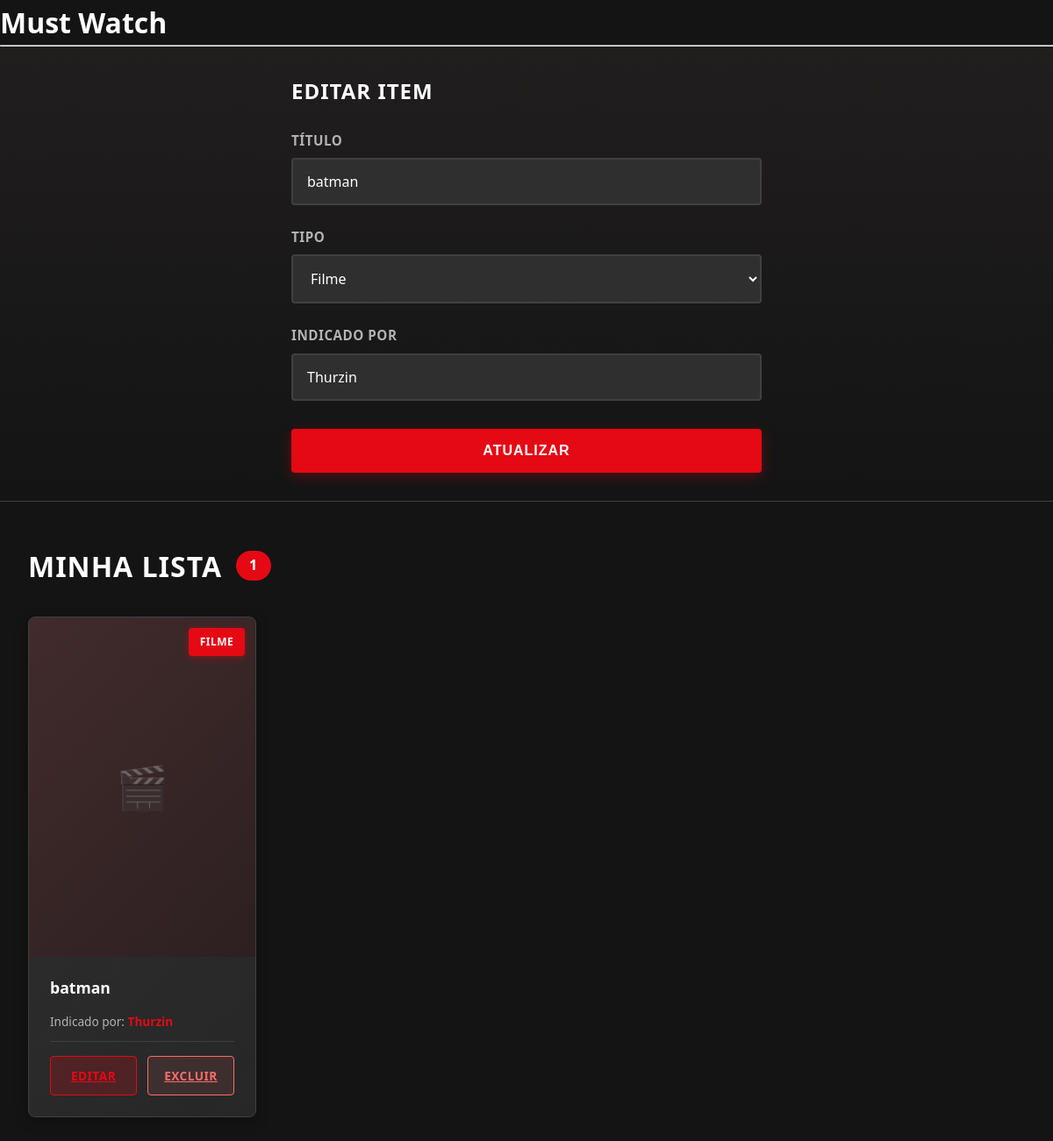
Page /update/10 on the committed database.
### tables this page shows
CREATE TABLE mustwatch (
            id_item INTEGER PRIMARY KEY AUTOINCREMENT,
            titulo_item TEXT NOT NULL,
            tipo_item TEXT NOT NULL,
            indicado_por TEXT
        );

### app.py (the view, shortened to what this page needs)
@app.route("/update/<int:idItem>", methods=["GET", "POST"])
def update(idItem):
    itens = MustWatch.obter_lista()
    item_selecionado = MustWatch.id(idItem)
    return render_template(
        "lista.html",
        titulo="Editando item",
        itens=itens,
        item_selecionado=item_selecionado
    )

### models/database.py (called while the page is built)
    def buscar_tudo(self, query: str, params: tuple = ()) -> list[Any]:
        self.cursor.execute(query, params)
        return self.cursor.fetchall()

    def close(self) -> None:
        self.connection.close()

    def __enter__(self) -> Self:
        return self

    def __exit__(
        self,
        exc_type: Optional[Type[BaseException]],
        exc_value: Optional[BaseException],
        tb: Optional[TracebackType]
    ) -> None:
        if exc_type is not None:
            print("Erro no banco:")
            print(exc_value)
            traceback.print_tb(tb)
        self.close()

### models/item.py (called while the page is built)
    @classmethod
    def id(cls, id: int) -> Self:
        with Database() as db:
            query: str = """
            SELECT titulo_item, tipo_item, indicado_por, id_item
            FROM mustwatch
            WHERE id_item = ?;
            """
            params: tuple = (id,)
            resultado: list[Any] = db.buscar_tudo(query, params)
            [[titulo, tipo, indicado, id_item]] = resultado
        return cls(titulo, tipo, indicado, id_item)

    @classmethod
    def obter_lista(cls) -> list[Self]:
        with Database() as db:
            query: str = """
            SELECT titulo_item, tipo_item, indicado_por, id_item
            FROM mustwatch;
            """
            resultados: list[Any] = db.buscar_tudo(query)
            return [
                cls(titulo, tipo, indicado, id_item)
                for titulo, tipo, indicado, id_item in resultados
            ]

### templates/lista.html (shortened to what this page needs)
{% extends "base.html" %}
{% block conteudo %}
<div class="netflix-form-section">
    <div class="form-container">
        <h2 class="form-title">
            {% if item_selecionado %}
                Editar Item
            {% else %}
                Novo Item
            {% endif %}
        </h2>
        {% if item_selecionado %}
        <form class="netflix-form" method="POST" action="{{ url_for('update', idItem=item_selecionado.id) }}">
        {% else %}
        <form class="netflix-form" method="POST" action="{{ url_for('lista') }}">
        {% endif %}
            <div class="form-group">
                <label>Título</label>
                <input type="text"
                       name="titulo-item"
                       placeholder="Digite o título"
                       value="{{ item_selecionado.titulo_item if item_selecionado else '' }}"
                       required>
            </div>
           <div class="form-group">
    <label>Tipo</label>
    <select name="tipo-item" required>
        <option value="Filme"
            {% if item_selecionado and item_selecionado.tipo_item == 'Filme' %}
                selected
            {% endif %}>
            Filme
        </option>
    </select>
</div>
            <div class="form-group">
                <label>Indicado por</label>
                <input type="text"
                       name="indicado-por"
                       placeholder="Quem indicou?"
                       value="{{ item_selecionado.indicado_por if item_selecionado else '' }}">
            </div>
            <button type="submit" class="btn-submit">
                {% if item_selecionado %}Atualizar{% else %}Salvar{% endif %}
            </button>
        </form>
    </div>
</div>
<div class="netflix-content">
    <div class="content-header">
        <h2 class="content-title">
            Minha Lista
            <span class="filme-count">{{ itens|length }}</span>
        </h2>
    </div>
    {% if itens|length == 0 %}
        <div class="empty-state">
            <div class="empty-icon">🎬</div>
            <h3>Nenhum item ainda</h3>
            <p>Adicione seu primeiro filme ou série!</p>
        </div>
    {% else %}
    <div class="filmes-grid">
        {% for item in itens %}
        <div class="filme-card">
            <div class="filme-poster">
                <div class="poster-placeholder"></div>
                <span class="tipo-badge">
                    {{ item.tipo_item }}
                </span>
            </div>
            <div class="filme-info">
                <div class="filme-titulo">
                    {{ item.titulo_item }}
                </div>
                <div class="filme-indicado">
                    Indicado por:
                    <strong>{{ item.indicado_por }}</strong>
                </div>
                <div class="filme-actions">
                    <a href="{{ url_for('update', idItem=item.id) }}" class="btn-action btn-editar">
                        Editar
                    </a>
                    <a href="{{ url_for('delete', idItem=item.id) }}" class="btn-action btn-excluir">
                        Excluir
                    </a>
                </div>
            </div>
        </div>
        {% endfor %}
    </div>
    {% endif %}
</div>
{% endblock %}

### rows in the picture
mustwatch: titulo-item "batman", tipo-item "Filme", indicado-por "Thurzin", tipo_item "FILME", titulo_item "batman", indicado_por "Thurzin"

### other values in the picture
{{ itens|length }} "1"
